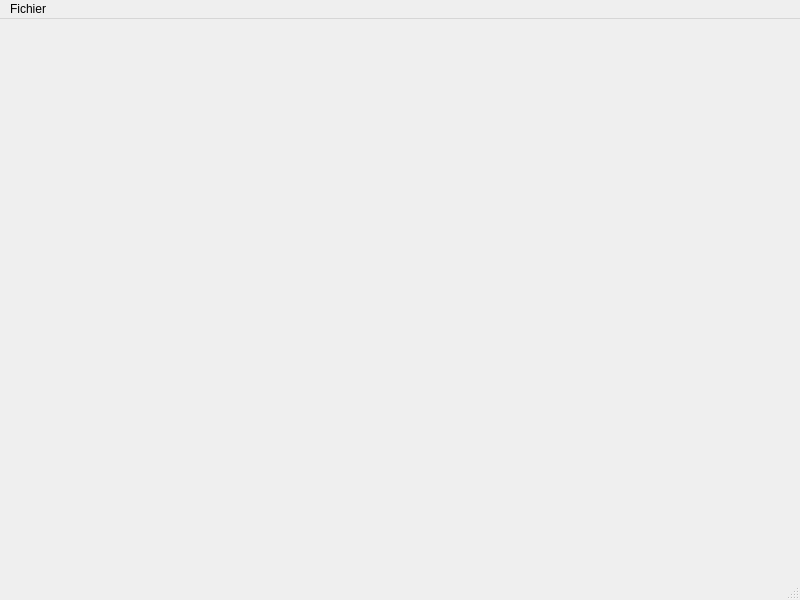
<?xml version="1.0" encoding="UTF-8"?>
<ui version="4.0">
 <class>EmployeGUIClass</class>
 <widget class="QMainWindow" name="EmployeGUIClass">
  <property name="geometry">
   <rect>
    <x>0</x>
    <y>0</y>
    <width>800</width>
    <height>600</height>
   </rect>
  </property>
  <property name="windowTitle">
   <string>MainWindow</string>
  </property>
  <widget class="QWidget" name="centralwidget"/>
  <widget class="QMenuBar" name="menubar">
   <property name="geometry">
    <rect>
     <x>0</x>
     <y>0</y>
     <width>800</width>
     <height>27</height>
    </rect>
   </property>
   <widget class="QMenu" name="menuFichier">
    <property name="title">
     <string>Fichier</string>
    </property>
    <addaction name="actionQuitter"/>
   </widget>
   <addaction name="menuFichier"/>
  </widget>
  <widget class="QStatusBar" name="statusbar"/>
  <action name="actionQuitter">
   <property name="checkable">
    <bool>false</bool>
   </property>
   <property name="checked">
    <bool>false</bool>
   </property>
   <property name="text">
    <string>Quitter</string>
   </property>
  </action>
 </widget>
 <resources/>
 <connections>
  <connection>
   <sender>actionQuitter</sender>
   <signal>triggered()</signal>
   <receiver>EmployeGUIClass</receiver>
   <slot>close()</slot>
   <hints>
    <hint type="sourcelabel">
     <x>-1</x>
     <y>-1</y>
    </hint>
    <hint type="destinationlabel">
     <x>399</x>
     <y>299</y>
    </hint>
   </hints>
  </connection>
 </connections>
</ui>
